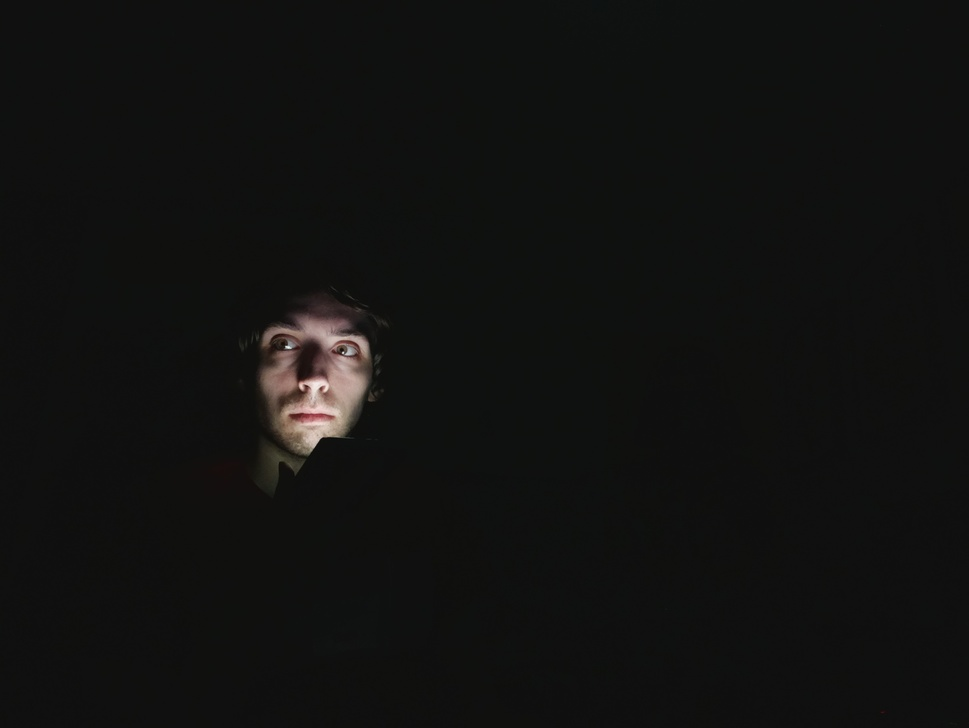
#> input picture FYP/image.jpg, 969 x 728 px, shrunk from 3280 x 2464 before the run
$ python hsv.py   (older library calls are emulated)
#> lines starting #> are read from the running program, lines starting #| are printed output that depends on the picture; after the words box and inside, x2 and y2 are one past the last pixel; in counts of white or black regions, pixels touching at a corner belong together
#!python2


# import the necessary packages:
import numpy as np
import cv2
from matplotlib import pyplot as plt
from matplotlib import image as image
import easygui

class hsv():
	def getImage(self):
		try:
			#Opening an image from a file:
			file = easygui.fileopenbox()
#> the answer given: image.jpg
			image = cv2.imread(file)
#> image is the input picture: shape (728, 969, 3); mean B, G, R 16.8, 17.8, 17.7
			person = self.findperson(image)
#> in findperson, `HSV = cv2.cvtColor(image, cv2.COLOR_BGR2HSV)`: HSV: shape (728, 969, 3); mean H, S, V 27.6, 18.1, 18.3
#> in findperson, `tone = cv2.inRange(HSV, lower, higher)`:
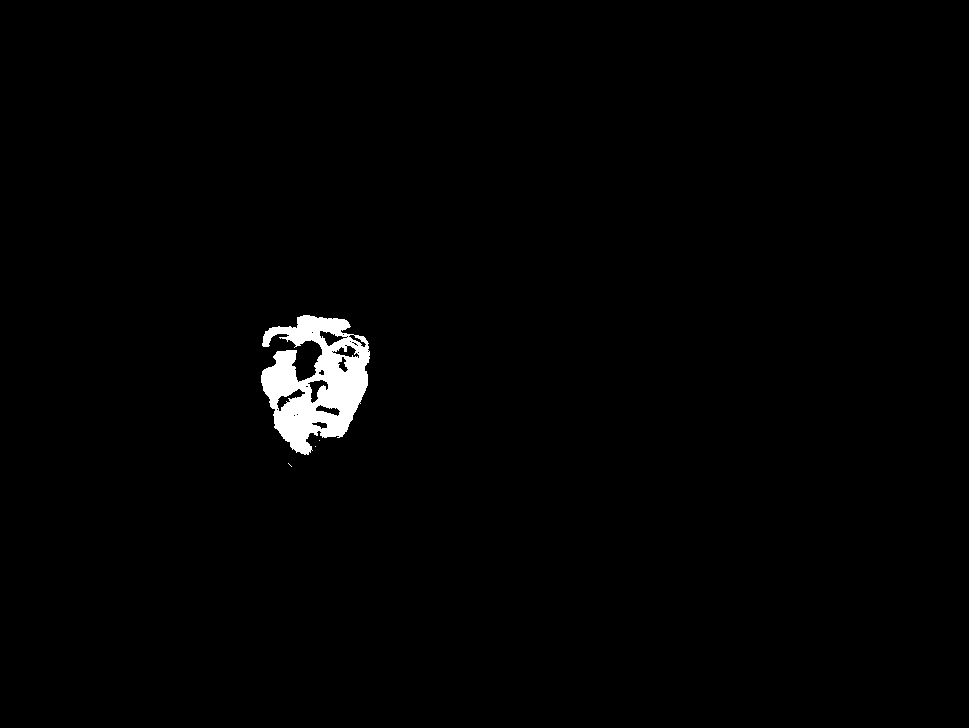
#> tone: shape (728, 969); 1.2% white; 4 white regions (3 under 20 px), largest, box (x1, y1, x2, y2) and area: (261, 315, 370, 455) 8667
#> in findperson, `erosion = cv2.erode(tone, shape)`: erosion: shape (728, 969); every value is 0

			#reverse = cv2.bitwise_not(person)
			ROI = cv2.bitwise_and(image,image,mask=person)
#> ROI: shape (728, 969, 3); every value is 0

			person,contours,_ = cv2.findContours(person,mode=cv2.RETR_EXTERNAL,method=cv2.CHAIN_APPROX_NONE)
#> contours = []
			test = cv2.drawContours(image, contours, -1, (0,255,0), 3)

			print(len(contours))
#| 0

			face_cascade = cv2.CascadeClassifier('haarcascade_frontalface_default.xml')
			gray = cv2.cvtColor(ROI, cv2.COLOR_BGR2GRAY)
			faces = face_cascade.detectMultiScale(gray, 1.3, 5)
#> faces = ()
			print(len(faces))
#| 0
			for (x,y,w,h) in faces:
				ROI = cv2.rectangle(ROI,(x,y),(x+w,y+h),(255,0,0),2)
#> this loop made 0 passes


			cv2.imwrite('ROI.jpg', test)
			cv2.imwrite('skin.jpg', ROI)
		except:
			print("User failed to select an image.")


	# https://www.learnopencv.com/color-spaces-in-opencv-cpp-python/
	def findperson(self, image):
		higher = np.array([255,255,255])
		lower = np.array([0,40,80])

		HSV = cv2.cvtColor(image, cv2.COLOR_BGR2HSV)

		tone = cv2.inRange(HSV, lower, higher)
		shape = cv2.getStructuringElement(cv2.MORPH_ELLIPSE,(40,40))
		erosion = cv2.erode(tone, shape)
		dilation = cv2.dilate(erosion, shape)
		openMask = cv2.morphologyEx(dilation,cv2.MORPH_OPEN,shape)
		closedMask = cv2.morphologyEx(openMask,cv2.MORPH_CLOSE,shape)
		return closedMask


if __name__ == "__main__":
	person = hsv()
	person.getImage()


$ run again, on FYP/2018-04-10_00-57-18.jpg
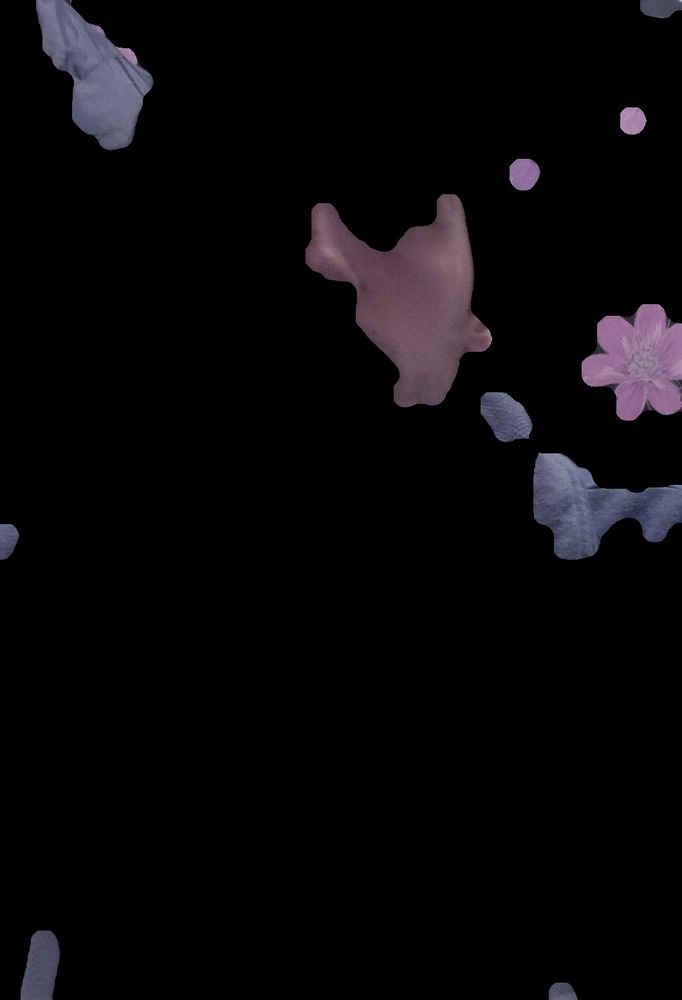
#> input picture FYP/2018-04-10_00-57-18.jpg, 682 x 1000 px, shrunk from 1060 x 1555 before the run
#> in getImage, image is the input picture: shape (1000, 682, 3); mean B, G, R 9.1, 7.2, 8.5
#> HSV: shape (1000, 682, 3); mean H, S, V 13.3, 9.6, 9.5
#> in findperson, `tone = cv2.inRange(HSV, lower, higher)`:
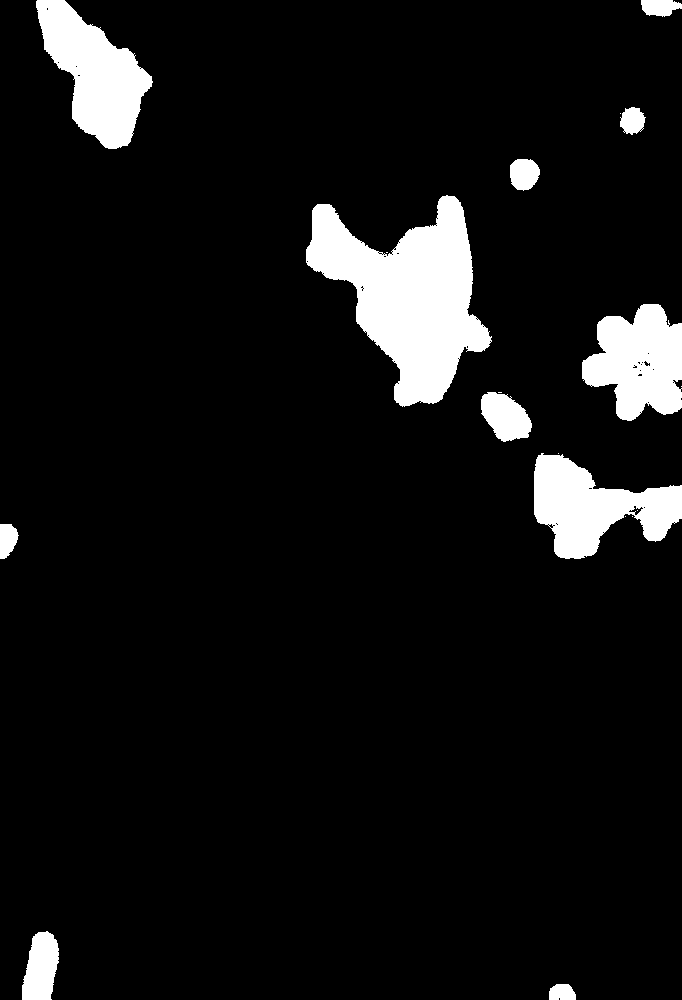
#> tone: shape (1000, 682); 7.6% white; 19 white regions (8 under 20 px), largest, box (x1, y1, x2, y2) and area: (306, 195, 492, 407) 20017, (36, 0, 153, 149) 9036, (534, 453, 682, 559) 8586
#> erosion: shape (1000, 682); 1.3% white; 6 white regions (1 under 20 px), largest, box (x1, y1, x2, y2) and area: (376, 242, 455, 382) 6297, (62, 27, 127, 126) 1522, (554, 476, 598, 538) 775, (668, 343, 682, 361) 199, (328, 243, 352, 261) 161
#> dilation: shape (1000, 682); 5% white; 4 white regions, box (x1, y1, x2, y2) and area: (309, 223, 475, 402) 17441, (43, 8, 147, 146) 8118, (535, 457, 618, 558) 5492, (605, 324, 682, 381) 3111
#> openMask: shape (1000, 682); 4.9% white; 5 white regions, box (x1, y1, x2, y2) and area: (310, 224, 475, 402) 17341, (44, 9, 147, 146) 8033, (536, 458, 618, 558) 5370, (650, 325, 682, 382) 1549, (606, 325, 649, 367) 1457
#> closedMask: shape (1000, 682); 5% white; 4 white regions
#> contours = 4 contours; box (x1, y1, x2, y2) and area: (311, 225, 476, 402) 17322, (45, 0, 148, 146) 8096, (537, 459, 619, 558) 5247, (607, 326, 682, 382) 3064
#| 4
#> in getImage, `gray = cv2.cvtColor(ROI, cv2.COLOR_BGR2GRAY)`:
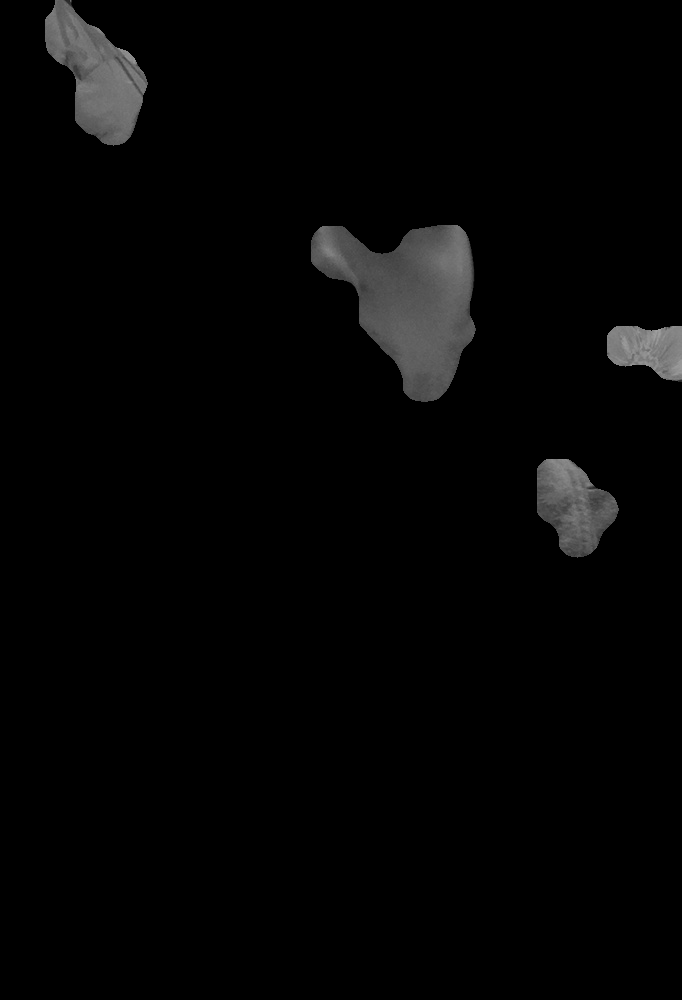
#> gray: shape (1000, 682); min 0, max 160, mean 4.9
#> faces = ()
#| 0

$ run again, on FYP/2018-04-10_21-04-12.jpg
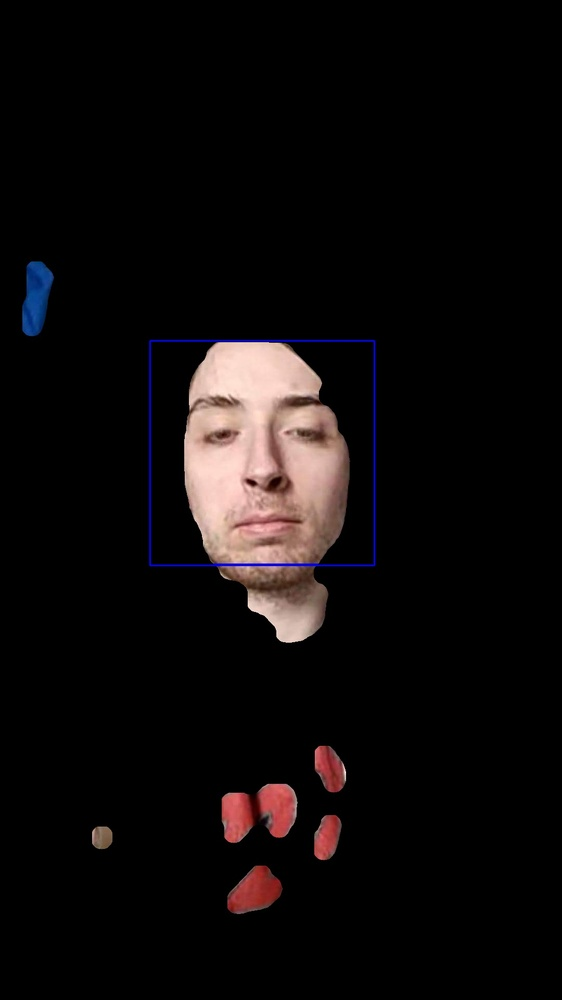
#> input picture FYP/2018-04-10_21-04-12.jpg, 562 x 1000 px, shrunk from 1080 x 1920 before the run
#> in getImage, image is the input picture: shape (1000, 562, 3); mean B, G, R 11.1, 11, 14.5
#> HSV: shape (1000, 562, 3); mean H, S, V 4.7, 17, 15.5
#> in findperson, `tone = cv2.inRange(HSV, lower, higher)`:
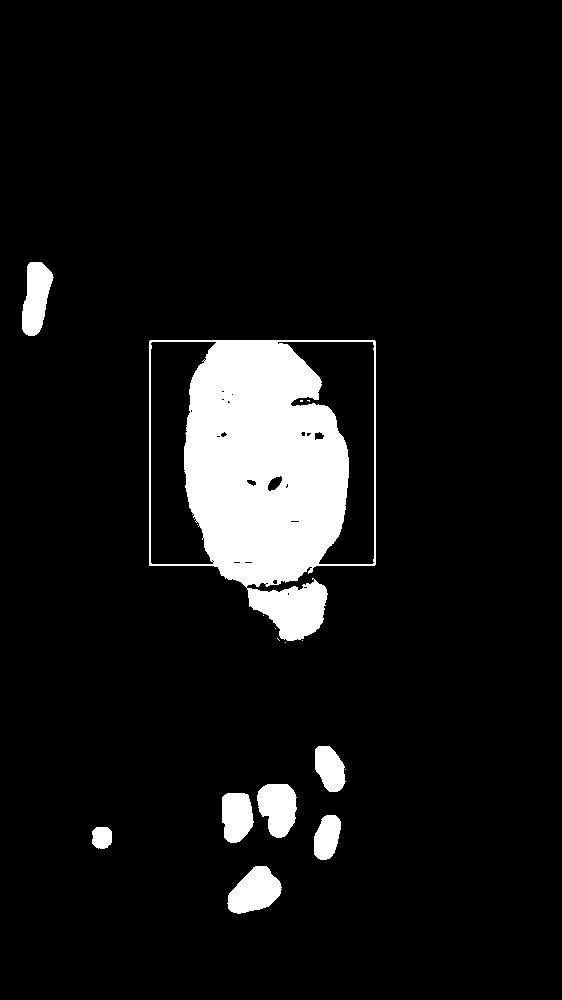
#> tone: shape (1000, 562); 8% white; 17 white regions (9 under 20 px), largest, box (x1, y1, x2, y2) and area: (149, 340, 376, 641) 36610, (227, 866, 282, 914) 1742, (257, 784, 297, 838) 1614
#> erosion: shape (1000, 562); 1.6% white; 2 white regions, box (x1, y1, x2, y2) and area: (204, 360, 330, 562) 8985, (293, 609, 304, 618) 51
#> dilation: shape (1000, 562); 5.2% white; 2 white regions, box (x1, y1, x2, y2) and area: (185, 341, 350, 582) 27561, (274, 590, 324, 638) 1898
#> openMask: shape (1000, 562); 5.2% white; 2 white regions, box (x1, y1, x2, y2) and area: (186, 342, 351, 582) 27411, (275, 591, 324, 638) 1840
#> closedMask: shape (1000, 562); 5.4% white; 1 white region
#> contours = 1 contour; box (x1, y1, x2, y2) and area: (187, 343, 352, 638) 30078
#| 1
#> faces = [[144, 336, 234, 234]]
#| 1
#> the loop in getImage, `for (x,y,w,h) in faces:` made 1 pass
#> pass 1, in getImage, `ROI = cv2.rectangle(ROI,(x,y),(x+w,y+h),(255,0,0),2)`:
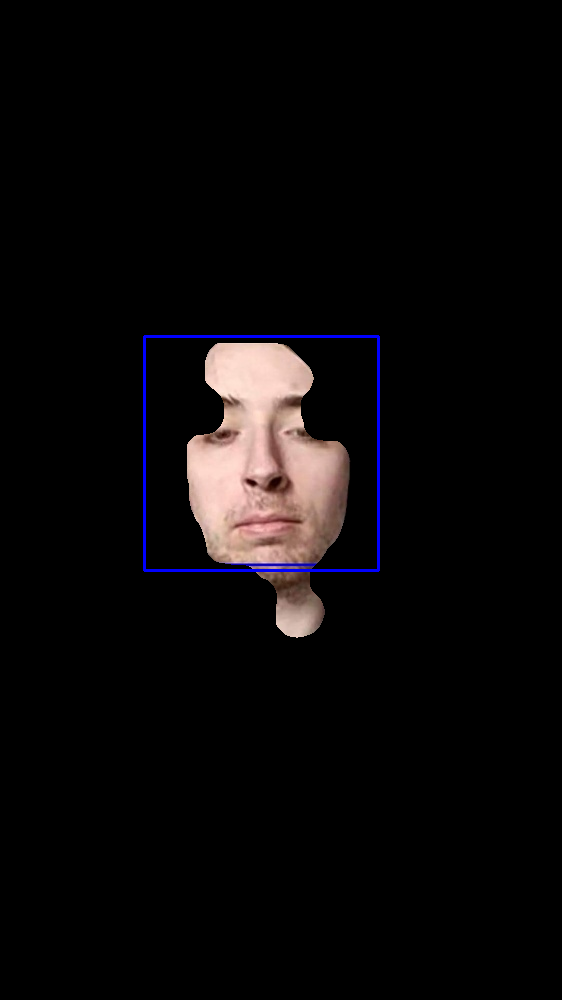
#> ROI: shape (1000, 562, 3); mean B, G, R 9.1, 8.4, 10.5
